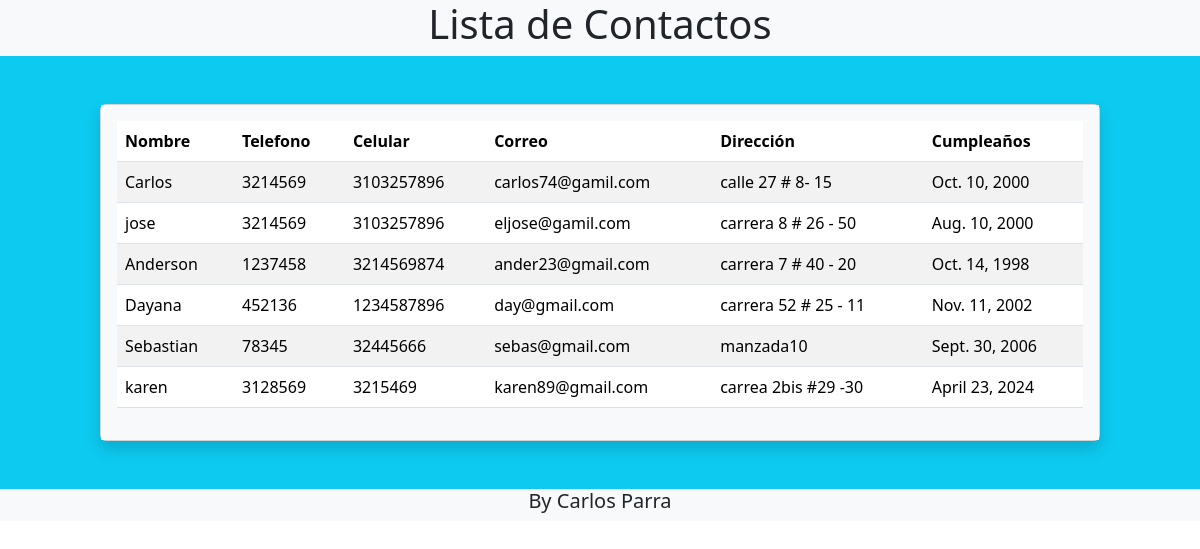
Screenshot of /contactos_lista/ with the database file from the repository.
### contactos/models.py (models this page shows)
class Contactos(models.Model):
    nombre = models.CharField(max_length=100, null= False, verbose_name="Nombre")
    telefono = models.CharField(max_length=15, null=True, blank=True, verbose_name="Telefono")
    celular = models.CharField(max_length=15, null= False, verbose_name="Celular")
    correo = models.CharField(max_length=254, null=False, verbose_name="Correo Eletronico")
    direccion = models.CharField(max_length=255, null=True, blank=True, verbose_name="Direccion")
    nacimiento = models.DateField(null=True, blank=True, verbose_name="Nacimiento")

### contactos/views.py (the view)
# urls.py: path('contactos_lista/', views.lista_contactos, name='contactos_lista'),
def lista_contactos(request):
    contactos = Contactos.objects.all()
    return render(request, 'contactos/mostrar_contactos.html', {"contactos": contactos})

### contactos/templates/contactos/mostrar_contactos.html (shortened to what this page needs)
{% load static %}
<!DOCTYPE html>
<html lang="en">
<head>
    <link href="https://cdn.jsdelivr.net/npm/bootstrap@5.3.3/dist/css/bootstrap.min.css" rel="stylesheet">
</head>
<body>
    <header>
        <div class="row md bg-body-tertiary">
            <div class="col-12 text-center">
                <h1>Lista de Contactos</h1>
            </div>
        </div>
    </header>
    <section class="md d-flex justify-content-center bg-info bg-gradiente">
        <div class="card rounded shadow col-md-10 m-5">
            <div class="card-body bg-body-tertiary">
                <table class="table table-striped">
                    <thead>
                        <tr>
                            <th>Nombre</th>
                            <th>Telefono</th>
                            <th>Celular</th>
                            <th>Correo</th>
                            <th>Dirección</th>
                            <th>Cumpleaños</th>
                        </tr>
                    </thead>
                    <tbody>
                        {% for contacto in contactos %}
                        <tr>
                            <td>{{ contacto.nombre }}</td>
                            <td>{{ contacto.telefono }}</td>
                            <td>{{ contacto.celular }}</td>
                            <td>{{ contacto.correo }}</td>
                            <td>{{ contacto.direccion }}</td>
                            <td>{{ contacto.nacimiento }}</td>
                        </tr>
                        {% endfor %}
                    </tbody>
                </table>
            </div>
        </div>
    </section>
    <footer>
        <div class="row md bg-body-tertiary">
            <div class="col-12 text-center">
                <h5> By Carlos Parra </h5>
            </div>
        </div>
    </footer>
</body>
</html>

### rows the page displays
Contactos: nombre "Carlos", telefono "3214569", celular "3103257896", correo "carlos74@gamil.com", direccion "calle 27 # 8- 15", nacimiento "Oct. 10, 2000"
Contactos: nombre "jose", telefono "3214569", celular "3103257896", correo "eljose@gamil.com", direccion "carrera 8 # 26 - 50", nacimiento "Aug. 10, 2000"
Contactos: nombre "Anderson", telefono "1237458", celular "3214569874", correo "ander23@gmail.com", direccion "carrera 7 # 40 - 20", nacimiento "Oct. 14, 1998"
Contactos: nombre "Dayana", telefono "452136", celular "1234587896", correo "day@gmail.com", direccion "carrera 52 # 25 - 11", nacimiento "Nov. 11, 2002"
Contactos: nombre "Sebastian", telefono "78345", celular "32445666", correo "sebas@gmail.com", direccion "manzada10", nacimiento "Sept. 30, 2006"
Contactos: nombre "karen", telefono "3128569", celular "3215469", correo "karen89@gmail.com", direccion "carrea 2bis #29 -30", nacimiento "April 23, 2024"
